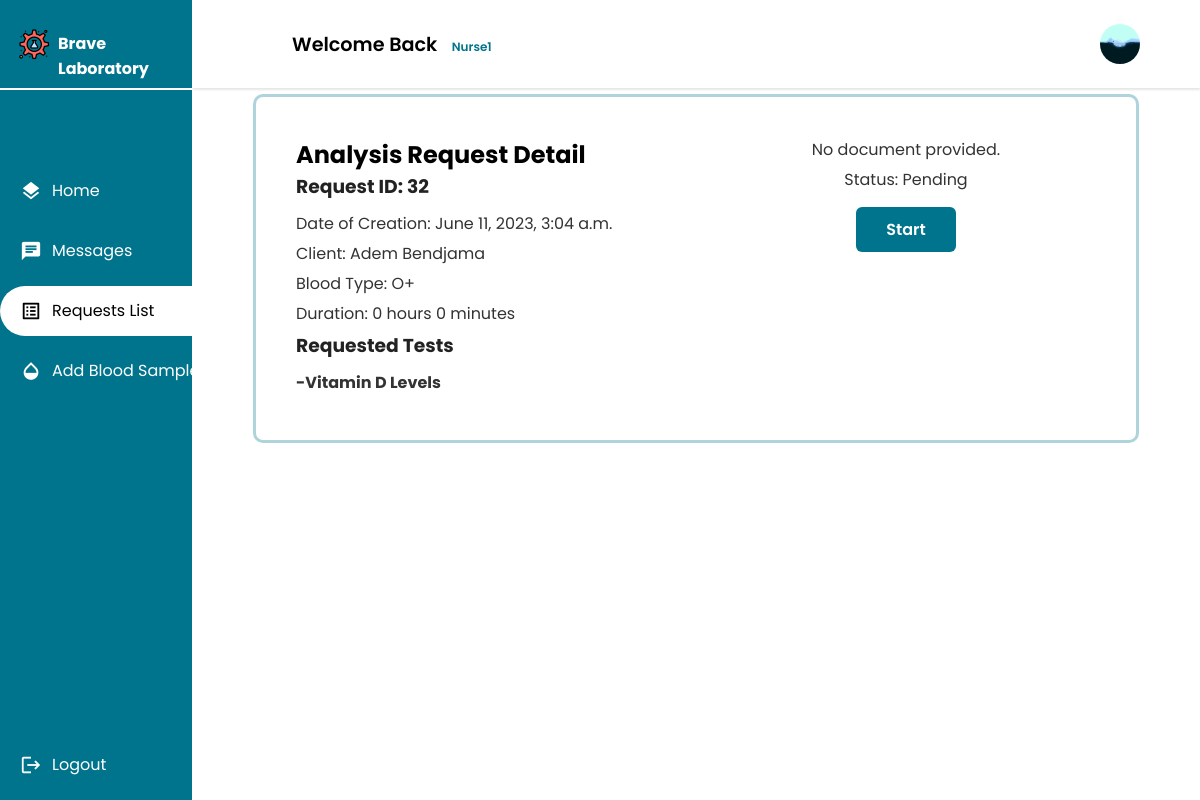
Before: /nurse/requests/32/detail/ (signed in) with the older database file.
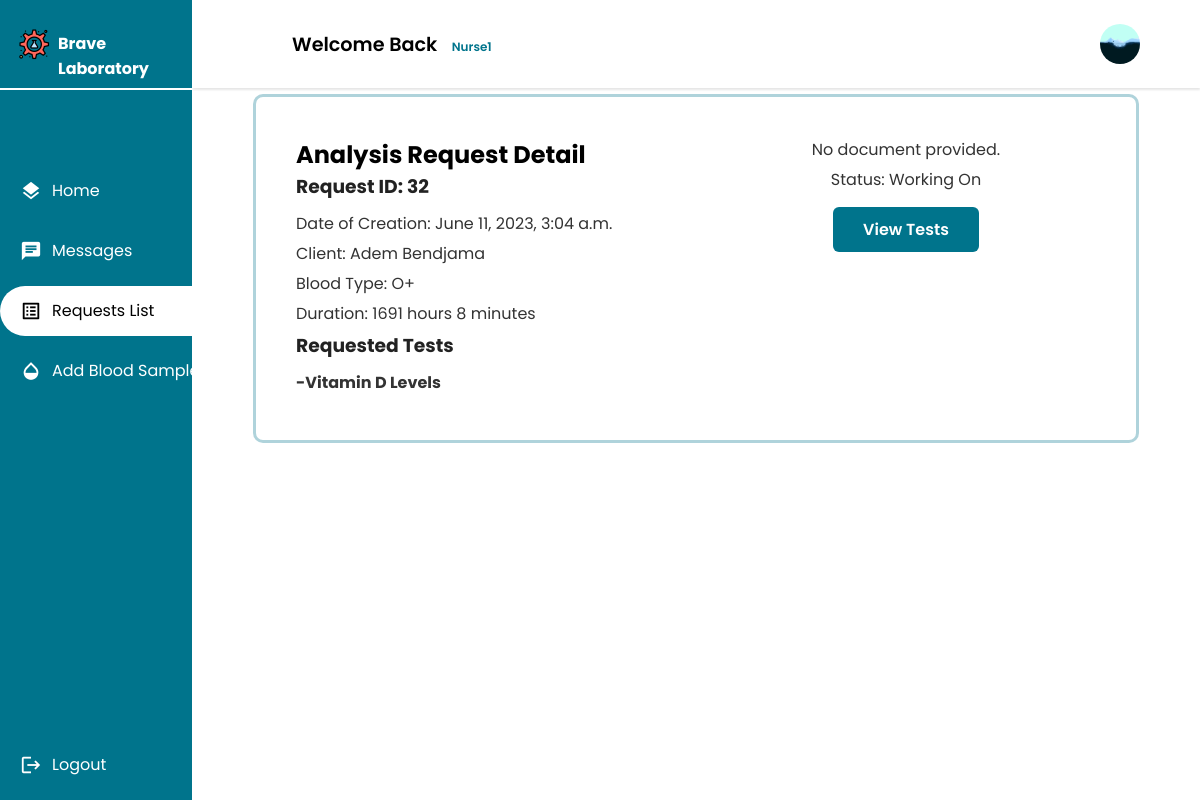
After: the same page with the newer database file.
### main_home/models.py (models this page shows, shortened)
class AnalysisRequest(models.Model):
    PENDING = 'pending'
    WORKING_ON = 'working-on'
    FINISHED = 'finished'
    STATUS_CHOICES = [
        (PENDING, 'Pending'),
        (WORKING_ON, 'Working On'),
        (FINISHED, 'Finished'),
    ]
    appointment = models.OneToOneField(Appointment, on_delete=models.CASCADE)
    nurse = models.ForeignKey(Nurse, on_delete=models.CASCADE)
    tests = models.ManyToManyField(Test, blank=True)
    creation_time = models.DateTimeField(auto_now_add=True)
    start_time = models.DateTimeField(null=True, blank=True)
    finish_time = models.DateTimeField(null=True, blank=True)
    accepted = models.BooleanField(default=False)
    finished = models.BooleanField(default=False)
    status =  models.CharField(max_length=45, choices=STATUS_CHOICES, default=PENDING)
    def duration(self):
        if self.start_time:
            if self.finish_time:
                duration = self.finish_time - self.start_time
            else:
                duration = timezone.now() - self.start_time
            hours = duration // timedelta(hours=1)
            minutes = (duration % timedelta(hours=1)) // timedelta(minutes=1)
            return f"{hours} hours {minutes} minutes"
        return "0 hours 0 minutes"
    def all_tests_confirmed(self):
        return self.tests.filter(confirmed=False).count() == 0
    class Meta:
        db_table = 'analysis_request'

class Appointment(models.Model):
    UPCOMING = 'Upcoming'
    TOMORROW = 'Tommorow'
    TODAY = 'Today'
    OVERDUE = 'Overdue'
    STATUS_CHOICES = [
        (UPCOMING, 'Upcoming'),
        (TOMORROW, 'Tommorow'),
        (TODAY, 'Today'),
        (OVERDUE, 'Overdue'),
    ]
    client = models.ForeignKey(Client, on_delete=models.CASCADE)
    tests_requested = models.ManyToManyField(TestOffered, blank=True)
    date = models.DateField(validators=[validate_date_not_past])
    description = models.CharField(max_length=1000,blank=True)
    document = models.ImageField(null=True,blank=True,upload_to='medical_documents')
    total_price = models.DecimalField(max_digits=10, decimal_places=2)
    payment_status = models.BooleanField(default=False)
    arrived = models.BooleanField(default=False)
    cancelled = models.BooleanField(default=False)
    performed = models.BooleanField(default=False)
    urgent = models.BooleanField(default=False)
    class Meta:
        db_table = 'appointment'

### client/models.py (models this page shows, shortened)
class Client(models.Model):
    GENDERS =[
        ('M','Male'),
        ('F','Female')
    ]
    BLOOD_TYPES = [
        ('A+', 'A+'),
        ('A-', 'A-'),
        ('B+', 'B+'),
        ('B-', 'B-'),
        ('AB+', 'AB+'),
        ('AB-', 'AB-'),
        ('O+', 'O+'),
        ('O-', 'O-')
    ]
    user = models.OneToOneField(User, primary_key = True, on_delete=models.CASCADE)
    phone_number = models.CharField(max_length=10,validators=[phone_regex])
    gender = models.CharField(max_length = 1 ,choices = GENDERS)
    address = models.CharField(max_length=50)
    policy = models.BooleanField(default = False)
    profile_pic = models.ImageField(default="default.png", upload_to="profile_pics")
    date_of_birth = models.DateField(default='2003-03-08')
    tests_made = models.PositiveIntegerField(default=0)
    blood_type = models.CharField(max_length=3, choices=BLOOD_TYPES,null=True,blank=True)
    class Meta():
        db_table = 'auth_client'

### nurse/views.py (the view)
# urls.py: path("requests/<int:analysis_request_id>/detail/",views.request_detail,name="auditor_request_detail"),
@login_required
@permission_required('nurse.view_nurse', raise_exception=True)
def request_detail(request, analysis_request_id):
    analysis_request = get_object_or_404(AnalysisRequest, id=analysis_request_id)
    context = {
        'analysis_request': analysis_request,
    }
    return render(request,'nurse/request/request_detail.html', context)

### main_home/models.py (called while the page is built)
    def __str__(self):
        return self.name

### nurse/templates/nurse/request/request_detail.html (shortened to what this page needs)
{% extends 'nurse/nurse.html' %}
{% load static %}
{% block css_3 %}
<link rel="stylesheet" href="{% static 'css/detail_style.css' %}">
<link rel="stylesheet" href="{% static 'css/button_style.css' %}">
{% endblock css_3 %}
{% block main %}
<div class="Container">
    <div class="left-section">
    <h2>Analysis Request Detail</h2>
    <h3>Request ID: {{ analysis_request.id }}</h3>
    <p>Date of Creation: {{ analysis_request.creation_time }}</p>
    <p>Client: {{ analysis_request.appointment.client.user.first_name }} {{ analysis_request.appointment.client.user.last_name }}</p>
    <p>Blood Type: {{ analysis_request.appointment.client.blood_type }}</p>
    <p>Duration: {{ analysis_request.duration }}</p>
    <h3>Requested Tests</h3>
    <ul class="tests">
        {% for test in analysis_request.appointment.tests_requested.all %}
        <li><strong>-{{ test }}</strong></li>
        {% endfor %}
    </ul>
</div>
<div class="right-section">
    {% if analysis_request.appointment.document %}
    <p>Document:
    </p>
    <a href="{{ analysis_request.appointment.document.url }}" target="_blank">
        <img src="{{ analysis_request.appointment.document.url }}" width="200">
    </a>
    {% else %}
    <p>No document provided.</p>
    {% endif %}
    <p>Status: {{ analysis_request.get_status_display }}</p>
    {% if not analysis_request.start_time %}
    <form method="POST" action="{% url 'start_analysis' analysis_request.id %}">
        <button type="submit" class="formbold-btn">Start</button>
    </form>
    {% else %}
    <a href="{% url 'request_test_list' analysis_request_id=analysis_request.id %}" ><button class="formbold-btn"> View Tests</button></a>
    {% endif %}
</div>
</div>
{% endblock main %}

Changed rows visible on the page:
changed AnalysisRequest "Adem": duration "0 hours 0 minutes" → "1691 hours 8 minutes"; status "Pending" → "Working On"
Other visible differences:
text no longer shown: "Start"
text now shown: "View Tests"
